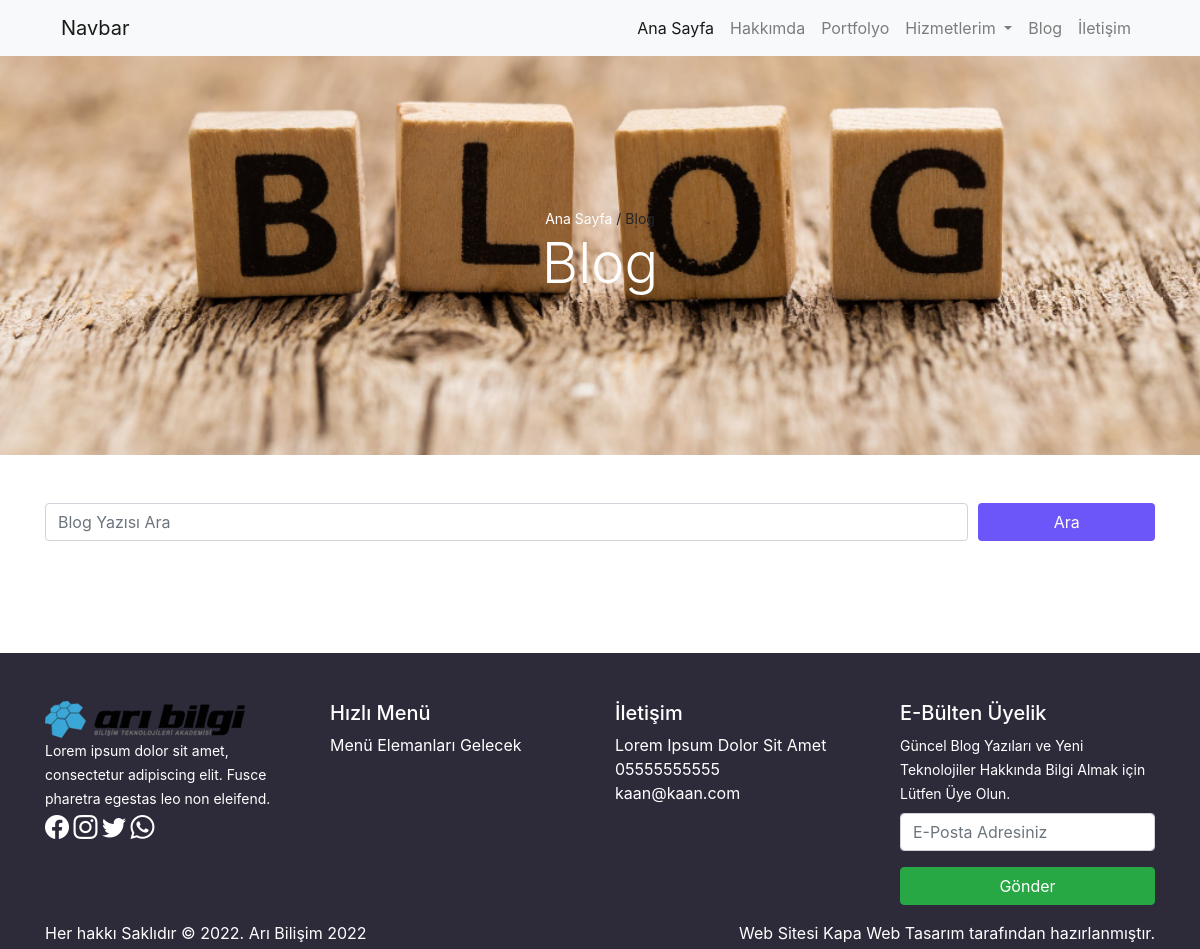
The page /blog.php on the database as committed earlier.
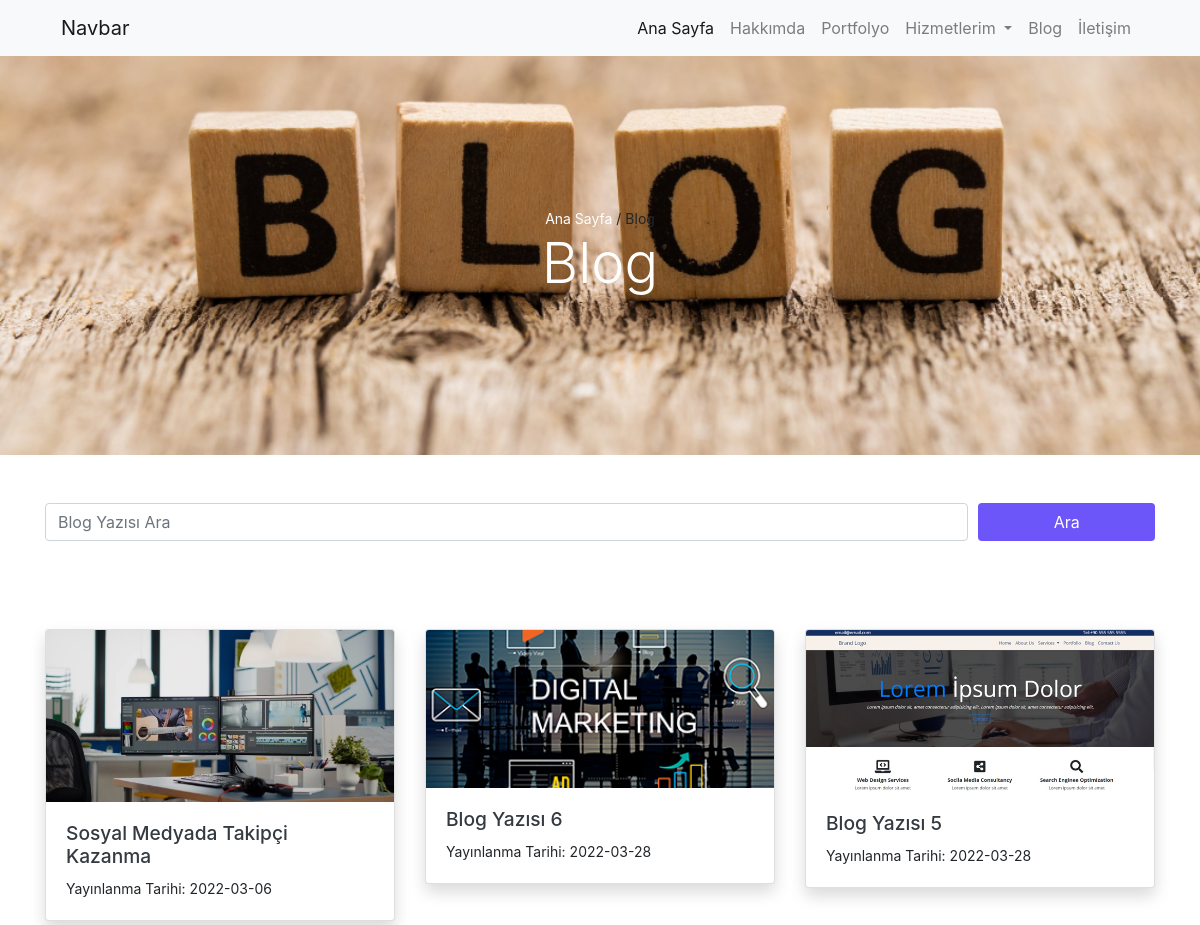
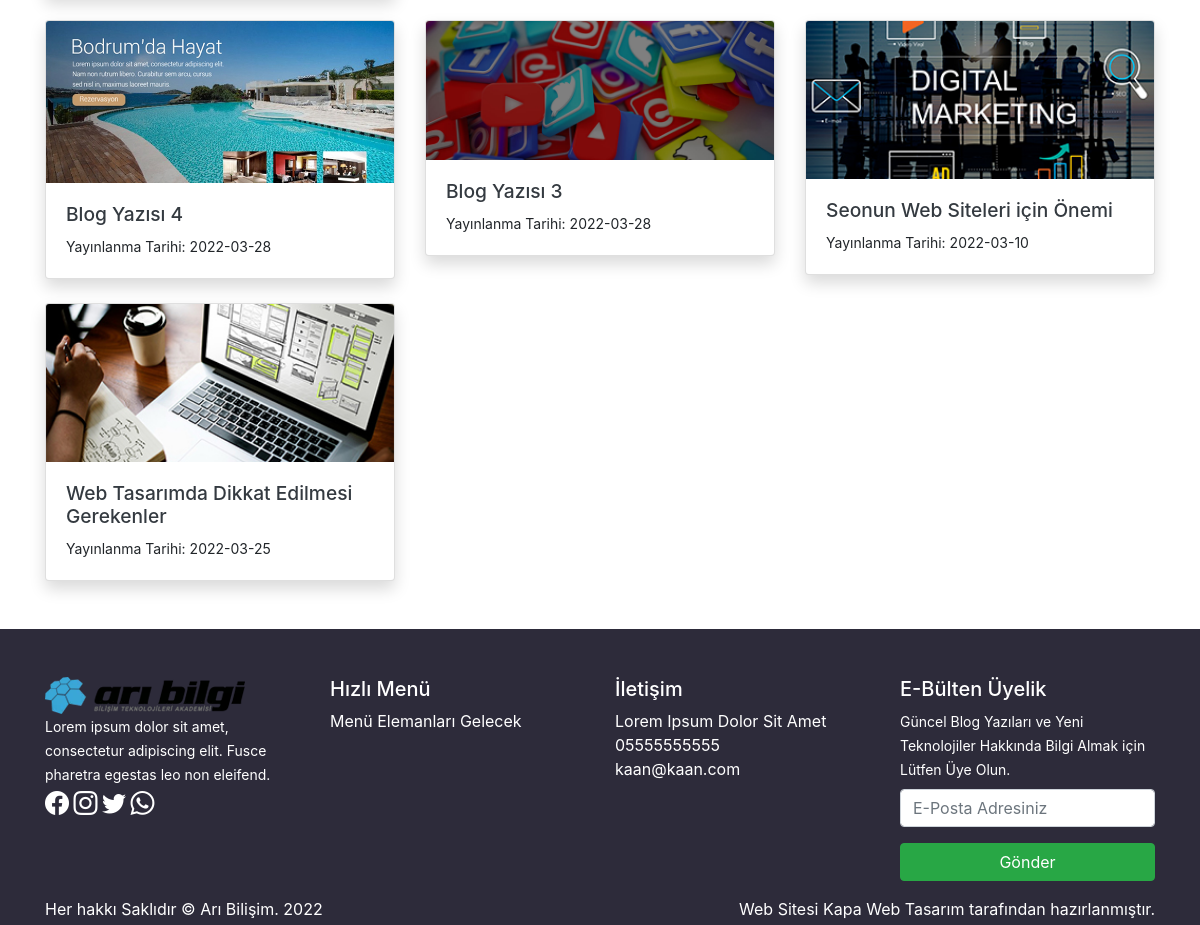
The same page on the database as committed later (2 pictures, top to bottom).
### tables this page shows
CREATE TABLE IF NOT EXISTS `ayarlar` (
  `id` int(11) NOT NULL AUTO_INCREMENT,
  `adres` varchar(100) NOT NULL,
  `telefon` varchar(15) NOT NULL,
  `email` varchar(100) NOT NULL,
  `harita` text NOT NULL,
  `tanitim` text NOT NULL,
  `logo` varchar(100) NOT NULL,
  `blogbanner` varchar(100) NOT NULL,
  `iletisimbanner` varchar(100) NOT NULL,
  `facebook` varchar(50) NOT NULL,
  `instagram` varchar(50) NOT NULL,
  `twitter` varchar(50) NOT NULL,
  `whatsapp` varchar(100) NOT NULL,
  `analitik` text NOT NULL,
  `konsol` text NOT NULL,
  `piksel` text NOT NULL,
  `copy` varchar(60) NOT NULL,
  PRIMARY KEY (`id`)
);

CREATE TABLE IF NOT EXISTS `yazilar` (
  `id` int(11) NOT NULL AUTO_INCREMENT,
  `baslik` varchar(100) NOT NULL,
  `icerik` text NOT NULL,
  `meta` varchar(160) NOT NULL,
  `foto` varchar(150) NOT NULL,
  `fotoalt` varchar(100) NOT NULL,
  `kategori` varchar(25) NOT NULL,
  `tarih` varchar(11) NOT NULL,
  `durum` varchar(15) NOT NULL,
  PRIMARY KEY (`id`)
);

### blog.php (the view)
<?php require_once('header.php'); ?>
<?php
$sorgu_banner = $db->prepare('select * from ayarlar order by id desc limit 1');
$sorgu_banner->execute();
$satir_banner = $sorgu_banner->fetch();
?>
<section id="blogBanner" class="py-15" style="background-image: url('<?php echo substr($satir_banner['blogbanner'], 3); ?>') ;">
    <div class="container">
        <div class="row">
            <div class="col-12 text-center">
                <small><a href="index.php">Ana Sayfa</a> / Blog</small>
                <h1 class="display-4 text-white">Blog</h1>
            </div>
        </div>
    </div>
</section>
<section id="search" class="pt-5">
    <div class="container">
        <div class="row">
            <div class="col-12">
                <form action="" method="post" class="form-row">
                    <div class="col-10">
                        <div class="form-group">
                            <input type="search" name="arama" placeholder="Blog Yazısı Ara" class="form-control">
                        </div>
                    </div>
                    <div class="col-2">
                        <div class="form-group">
                            <button type="submit" class="btn btn-mor w-100">Ara</button>
                        </div>
                    </div>
                </form>
            </div>
        </div>
    </div>
</section>
<section id="blogList" class="py-5">
    <div class="container">
        <div class="row">
            <?php
            $sorgu_bloglist = $db->prepare('select * from yazilar order by id desc');
            $sorgu_bloglist->execute();
            if ($sorgu_bloglist->rowCount()) {
                foreach ($sorgu_bloglist as $satir_bloglist) {
            ?>
                    <div class="col-md-4 mt-4">
                        <div class="card shadow">
                            <a href="sample.php?id=<?php echo $satir_bloglist['id']; ?> ">
                                <img src="<?php echo substr($satir_bloglist['foto'], 3); ?>" alt="<?php echo $satir_bloglist['fotoalt']; ?>" class="card-img-top">
                            </a>
                            <div class="card-body">
                                <a href="sample.php?id=<?php echo $satir_bloglist['id']; ?>" class="text-dark text-decoration-none">
                                    <h2 style="font-size:1.2rem;"><?php echo $satir_bloglist['baslik']; ?></h2>
                                </a>
                                <small>Yayınlanma Tarihi: <?php echo $satir_bloglist['tarih']; ?> </small>
                            </div>
                        </div>
                    </div>
            <?php
                }
            }
            ?>
        </div>
    </div>
</section>
<?php require_once('footer.php'); ?>

### header.php (shortened to what this page needs)
<?php
require_once('baglan.php');
$sorgu_bottom = $db->prepare('select * from ayarlar order by id desc limit 1');
$sorgu_bottom->execute();
$satir_bottom = $sorgu_bottom->fetch();
?>
<!DOCTYPE html>
<html lang="en">
<head>
    <link rel="stylesheet" href="css/bootstrap.min.css">
    <link rel="stylesheet" href="css/style.css">
</head>
<body>
    <section id="menu" class="bg-light">
        <div class="container">
            <div class="row">
                <div class="col-12">
                    <nav class="navbar navbar-expand-lg navbar-light">
                        <a class="navbar-brand" href="#">Navbar</a>
                        <div class="collapse navbar-collapse" id="navbarNavDropdown">
                            <ul class="navbar-nav ml-auto">
                                <li class="nav-item active">
                                    <a class="nav-link" href="index.php">Ana Sayfa</a>
                                </li>
                                <li class="nav-item">
                                    <a class="nav-link" href="hakkimda.php">Hakkımda</a>
                                </li>
                                <li class="nav-item">
                                    <a class="nav-link" href="portfolyo.php">Portfolyo</a>
                                </li>
                                <li class="nav-item dropdown">
                                    <a class="nav-link dropdown-toggle" href="#" id="navbarDropdownMenuLink" role="button" data-toggle="dropdown" aria-expanded="false">
                                        Hizmetlerim
                                    </a>
                                </li>
                                <li class="nav-item">
                                    <a class="nav-link" href="blog.php">Blog</a>
                                </li>
                                <li class="nav-item">
                                    <a class="nav-link" href="iletisim.php">İletişim</a>
                                </li>
                            </ul>
                        </div>
                    </nav>
                </div>
            </div>
        </div>
    </section>

### footer.php (shortened to what this page needs)
<section id="footer" class="pt-5 pb-1 text-white">
    <div class="container">
        <div class="row">
            <div class="col-md-3">
                <img src="<?php echo substr($satir_bottom['logo'],3); ?>" alt="Arı Bilişim Logo"> <br>
                <small><?php echo $satir_bottom['tanitim']; ?></small> <br>
                <a href="<?php echo $satir_bottom['facebook']; ?>" target="_blank"><i class="bi bi-facebook" style="font-size:24px;" ></i></a>
                <a href="<?php echo $satir_bottom['instagram']; ?>" target="_blank"><i class="bi bi-instagram" style="font-size:24px;" ></i></a>
                <a href="<?php echo $satir_bottom['twitter']; ?>" target="_blank"><i class="bi bi-twitter" style="font-size:24px;" ></i></a>
                <a href="<?php echo $satir_bottom['whatsapp']; ?>" target="_blank"><i class="bi bi-whatsapp" style="font-size:24px;" ></i></a>
            </div>
            <div class="col-md-3">
                <h5>Hızlı Menü</h5>
                Menü Elemanları Gelecek
            </div>
            <div class="col-md-3">
                <h5>İletişim</h5>
                <?php echo $satir_bottom['adres']; ?> <br>
                <a href="tel:+9<?php echo $satir_bottom['telefon']; ?>"><?php echo $satir_bottom['telefon']; ?></a> <br>
                <a href="mailto:<?php echo $satir_bottom['email']; ?>"><?php echo $satir_bottom['email']; ?></a>
            </div>
            <div class="col-md-3">
                <h5>E-Bülten Üyelik</h5>
                <small>Güncel Blog Yazıları ve Yeni Teknolojiler Hakkında Bilgi Almak için Lütfen Üye Olun.</small>
                <form method="post" class="mt-2">
                    <div class="form-group">
                        <input type="email" name="email" class="form-control" placeholder="E-Posta Adresiniz">
                    </div>
                    <div class="form-group">
                        <input type="submit" value="Gönder" class="btn btn-success w-100">
                    </div>
                </form>
            </div>
        </div>
        <div class="row">
            <div class="col-md-6">
                <?php
                echo $satir_bottom['copy'] . ' ' . date('Y');
                ?>
            </div>
            <div class="col-md-6 text-right">
                Web Sitesi <a href="#">Kapa Web Tasarım</a> tarafından hazırlanmıştır.
            </div>
        </div>
    </div>
</section>
</body>
</html>

### css/style.css (style rules this page uses)
#footer { background-color: #2d2b3a; }
#footer a { color: #fff; }
#iletisimBanner, #blogBanner { background-size: cover; background-repeat: no-repeat; }
#iletisimBanner a, #blogBanner a { color: #fff; }
.py-15 { padding-top: 150px; padding-bottom: 150px; }
.btn-mor { background-color: #6c55f9; color: #fff; }

Rows that differ between the two databases and show on the page:
changed ayarlar "Lorem Ipsum Dolor Sit Amet": copy "Her hakkı Saklıdır © 2022. Arı Bilişim" → "Her hakkı Saklıdır © Arı Bilişim."
added yazilar: foto (picture), baslik "Sosyal Medyada Takipçi Kazanma", tarih "2022-03-06"
added yazilar: foto (picture), baslik "Blog Yazısı 6", tarih "2022-03-28"
added yazilar: foto (picture), baslik "Blog Yazısı 5", tarih "2022-03-28"
added yazilar: foto (picture), baslik "Blog Yazısı 4", tarih "2022-03-28"
added yazilar: foto (picture), baslik "Blog Yazısı 3", tarih "2022-03-28"
added yazilar: foto (picture), baslik "Seonun Web Siteleri için Önemi", tarih "2022-03-10"
added yazilar: foto (picture), baslik "Web Tasarımda Dikkat Edilmesi Gerekenler", tarih "2022-03-25"
